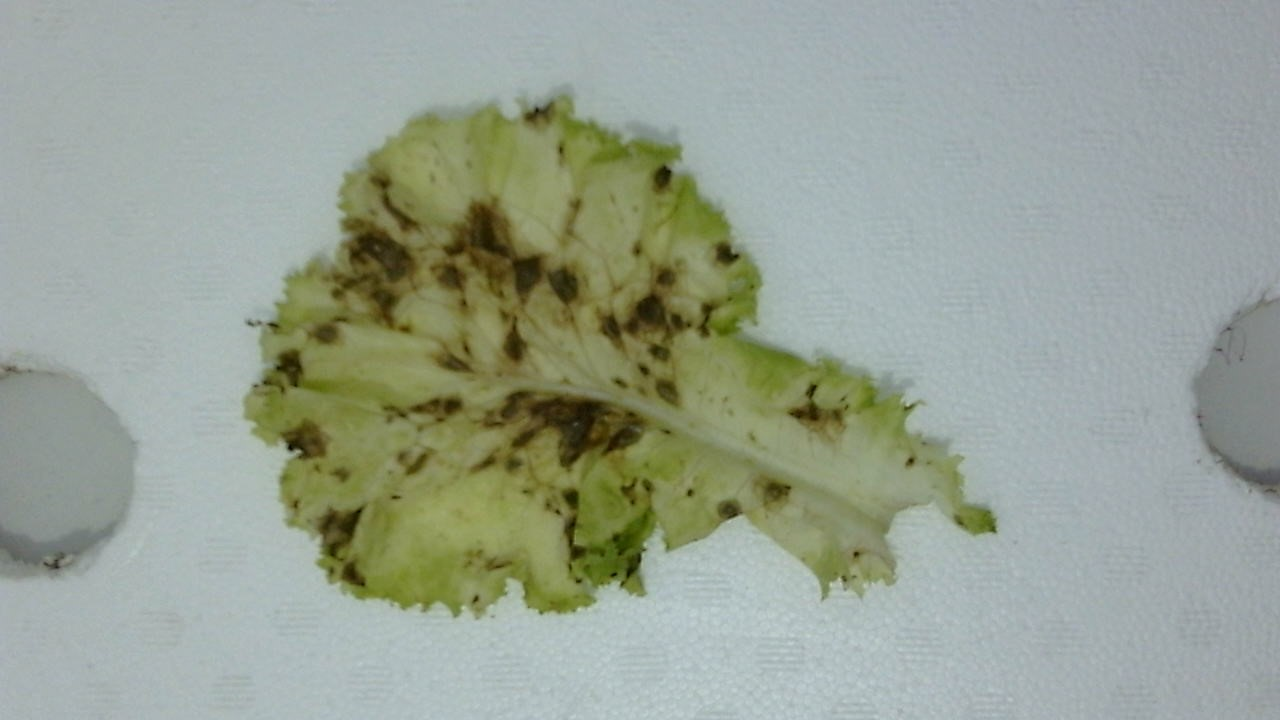
#> input picture Program/image1.jpg, 1280 x 720 px, given in place of the camera
$ python tesWithCamera2.py
#> lines starting #> are read from the running program, lines starting #| are printed output that depends on the picture; after the words box and inside, x2 and y2 are one past the last pixel; in counts of white or black regions, pixels touching at a corner belong together
import numpy as np
import cv2
import imutils

cap = cv2.VideoCapture(1)

while(True):
    # Capture frame-by-frame
    ret, frame = cap.read()
#> frame is the input picture: shape (720, 1280, 3); mean B, G, R 147.8, 161.4, 152

    # Our operations on the frame come here
    img = cv2.cvtColor(frame, cv2.IMREAD_COLOR)
    # from image
    # img = cv2.imread('colors.jpg', cv2.IMREAD_COLOR)

    # ================================================= #
    ## main code
    imgHSV = cv2.cvtColor(img, cv2.COLOR_BGR2HSV)
#> imgHSV: shape (720, 1280, 3); mean H, S, V 75, 44.6, 162.9

    batas_bawah = (10, 0, 0)
    batas_atas = (30, 255, 100)
    mask = cv2.inRange(imgHSV, batas_bawah, batas_atas)
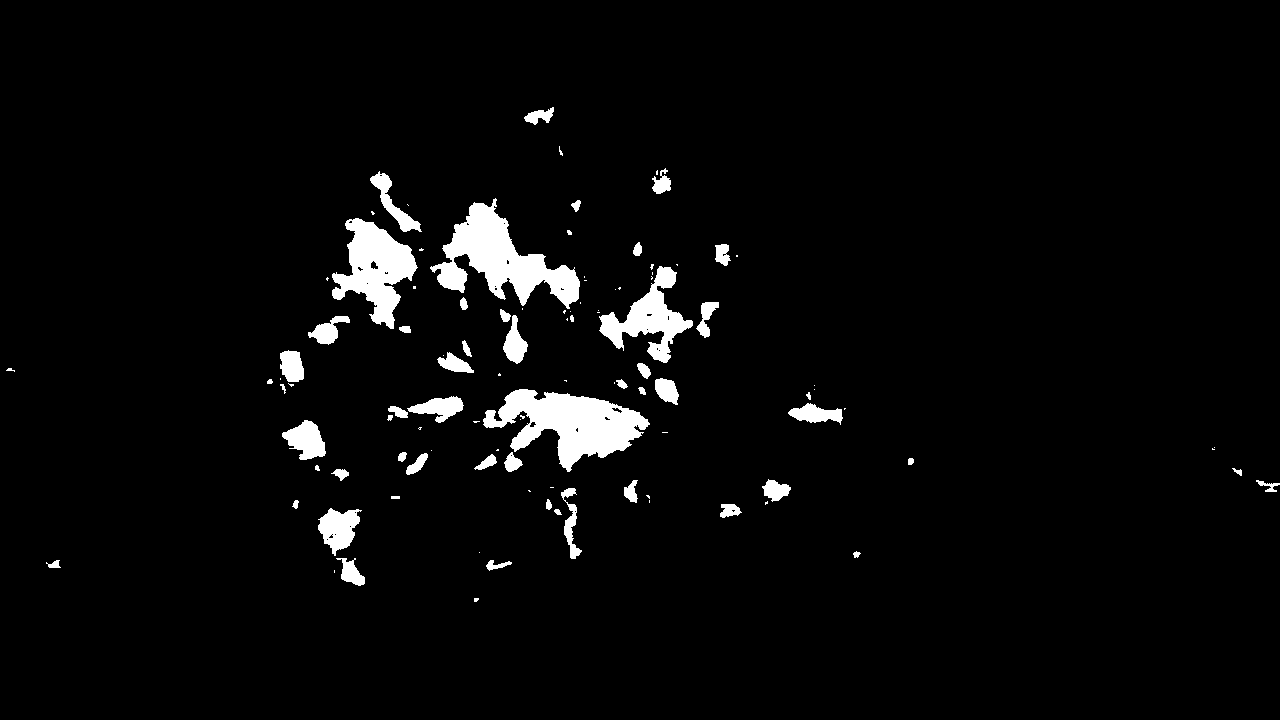
#> mask: shape (720, 1280); 3.7% white; 105 white regions (50 under 20 px)

    # membuat klasifikasi kontur berdasarkan mask
    cnts = cv2.findContours(mask.copy(), cv2.RETR_EXTERNAL,cv2.CHAIN_APPROX_SIMPLE)
#> cnts = 105 contours, 58 with area under 20; largest, box (x1, y1, x2, y2) and area: (483, 389, 650, 472) 6616, (430, 198, 580, 309) 6387, (332, 218, 418, 329) 4603, (599, 266, 693, 363) 3120, (318, 508, 362, 556) 1172
    cnts = imutils.grab_contours(cnts)
    for c in cnts:
        rect = cv2.boundingRect(c)
        # ukuran objek yang anggap tip burn
        if rect[2] < 50 or rect[3] < 50: continue
        x,y,w,h = rect
        cv2.rectangle(img,(x,y),(x+w,y+h),(255,255,255),2)
        cv2.putText(img,'Disease Detected',(x+w+10,y+h),0,0.5,(255,255,255),2)
#> this loop made 105 passes
#> rect on passes 1, 3, 4, 5, 6, 7, 8, 9: (474, 598, 5, 4), (486, 560, 26, 11), (46, 560, 15, 8), (336, 558, 29, 28), (479, 552, 1, 1), (853, 551, 8, 7), (554, 509, 8, 6), (318, 508, 44, 48)
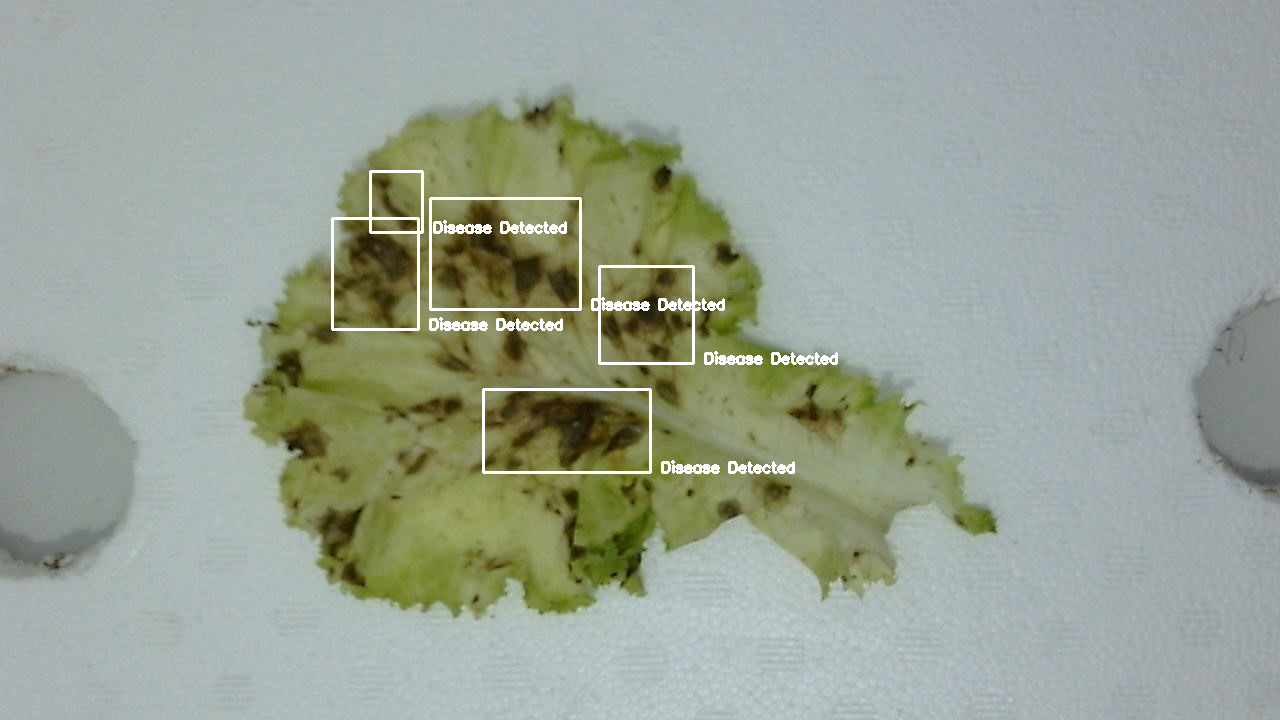
#> img: shape (720, 1280, 3); 1.18% of pixels changed, all inside (x1, y1, x2, y2) = (331, 170, 838, 474)

    # Display the resulting frame
    cv2.imshow('img', img)
    cv2.imshow("HSV mask", mask)

    if cv2.waitKey(1) & 0xFF == ord('q'):
#> (key q is pressed here)
        break

cv2.destroyAllWindows()

$ run again, on Program/image2.jpg
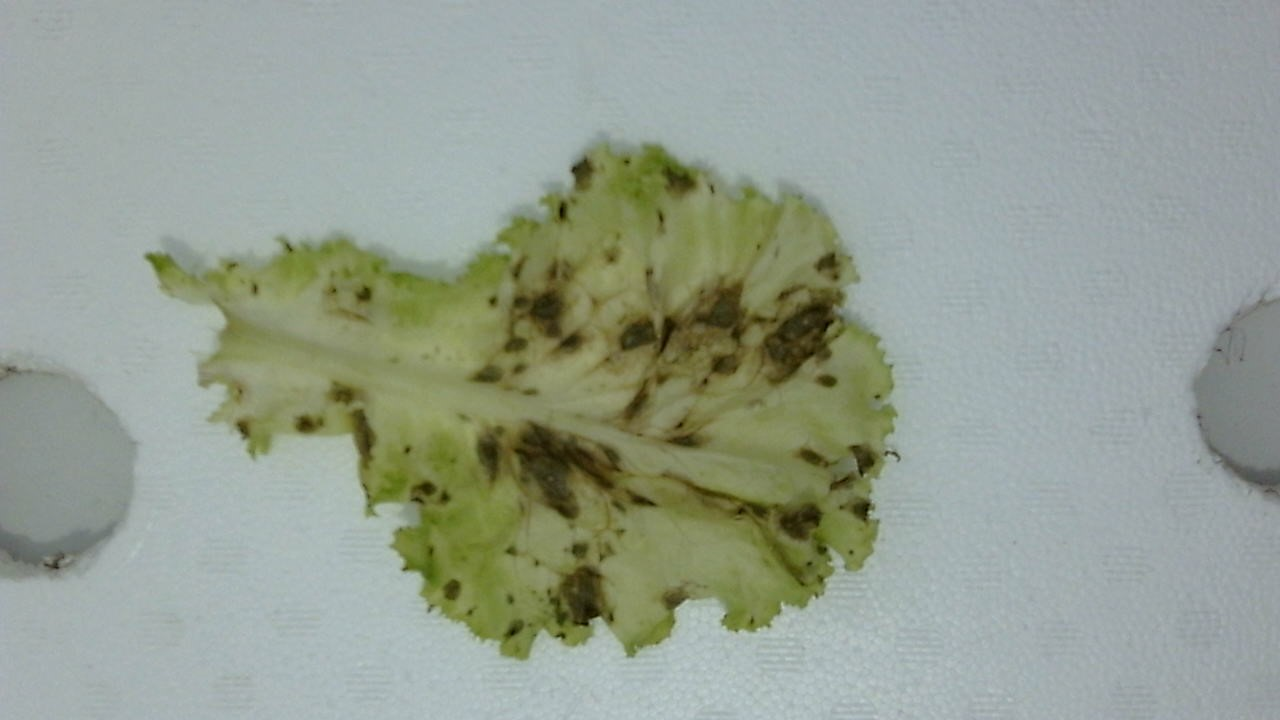
#> input picture Program/image2.jpg, 1280 x 720 px, given in place of the camera
#> frame is the input picture: shape (720, 1280, 3); mean B, G, R 145.6, 158.6, 148.9
#> imgHSV: shape (720, 1280, 3); mean H, S, V 74.8, 42.8, 159.8
#> `mask = cv2.inRange(imgHSV, batas_bawah, batas_atas)`:
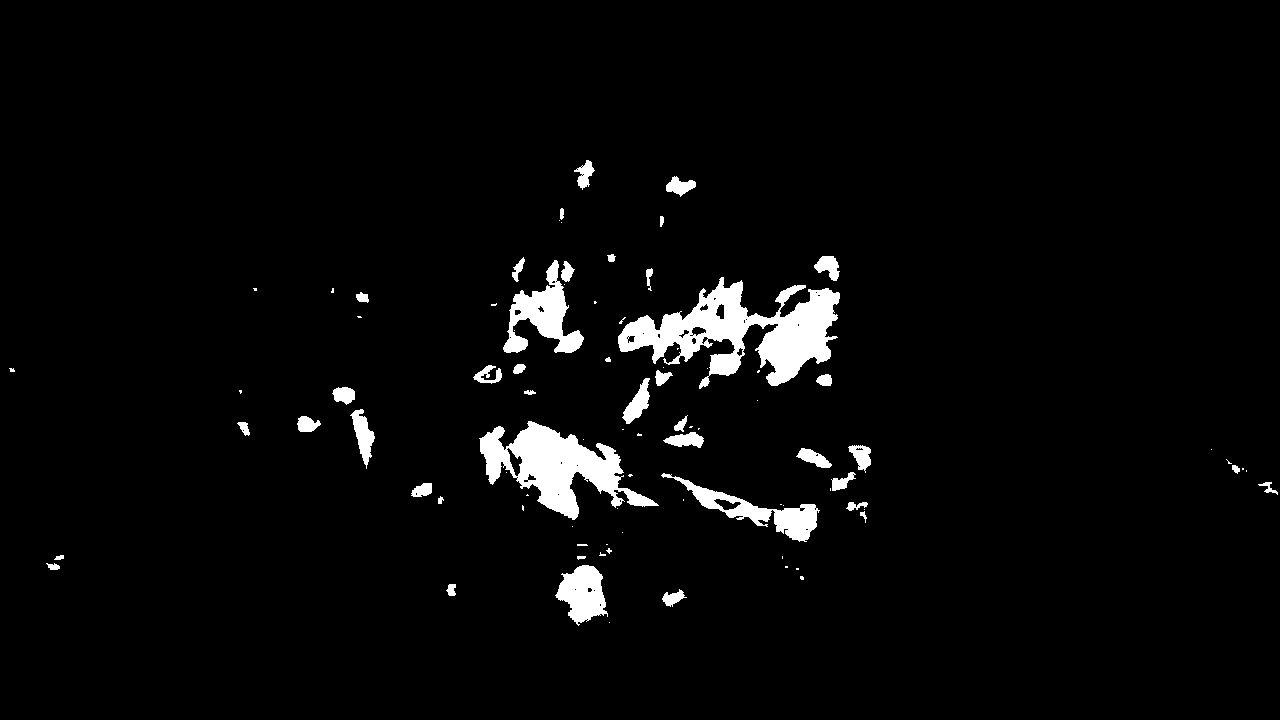
#> mask: shape (720, 1280); 3.6% white; 89 white regions (46 under 20 px)
#> cnts = 89 contours, 49 with area under 20; largest, box (x1, y1, x2, y2) and area: (618, 277, 840, 389) 10470, (479, 421, 659, 520) 7233, (503, 260, 584, 353) 2918, (661, 473, 820, 542) 2522, (555, 565, 608, 626) 1902
#> the loop `for c in cnts:` made 89 passes
#> rect on passes 1, 2, 3, 4, 8, 10, 11, 12: (609, 622, 1, 1), (662, 589, 25, 18), (446, 584, 10, 12), (800, 576, 4, 4), (46, 563, 14, 7), (577, 556, 9, 4), (54, 555, 10, 5), (599, 552, 7, 4)
#> after the loop `for c in cnts:`:
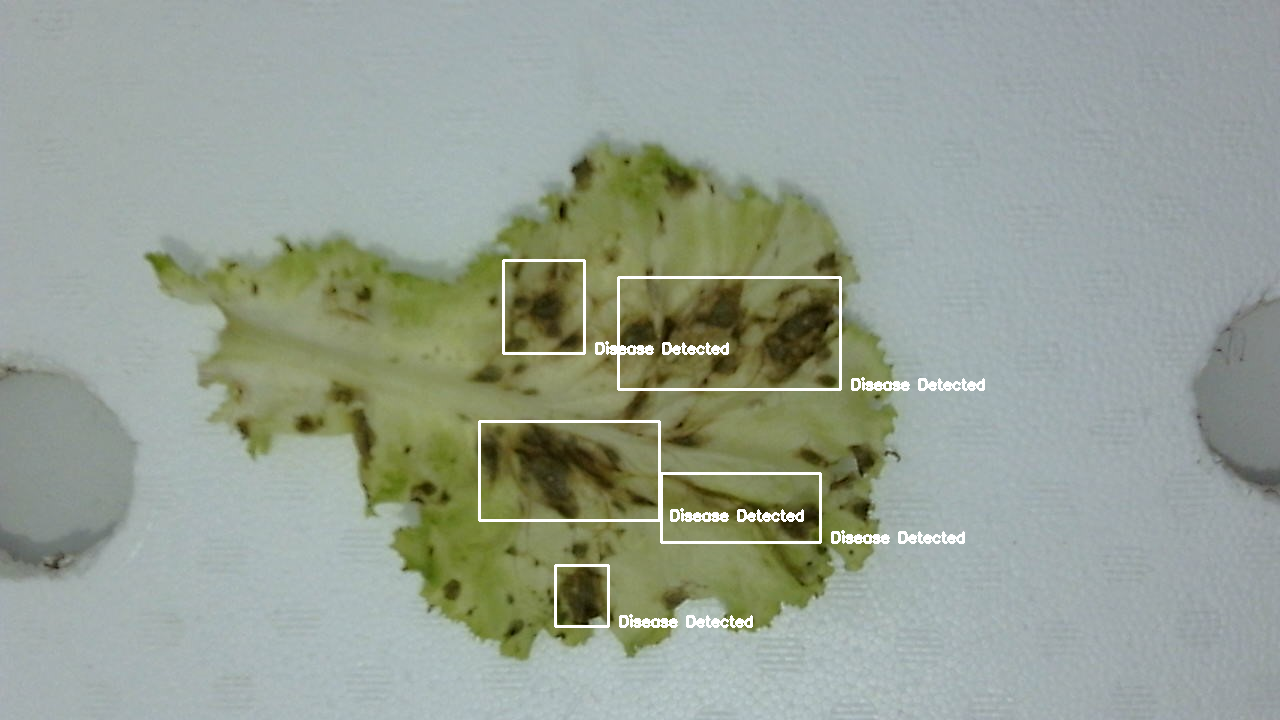
#> img: shape (720, 1280, 3); 1.26% of pixels changed, all inside (x1, y1, x2, y2) = (478, 259, 985, 628)

$ run again, on Program/image3.jpg
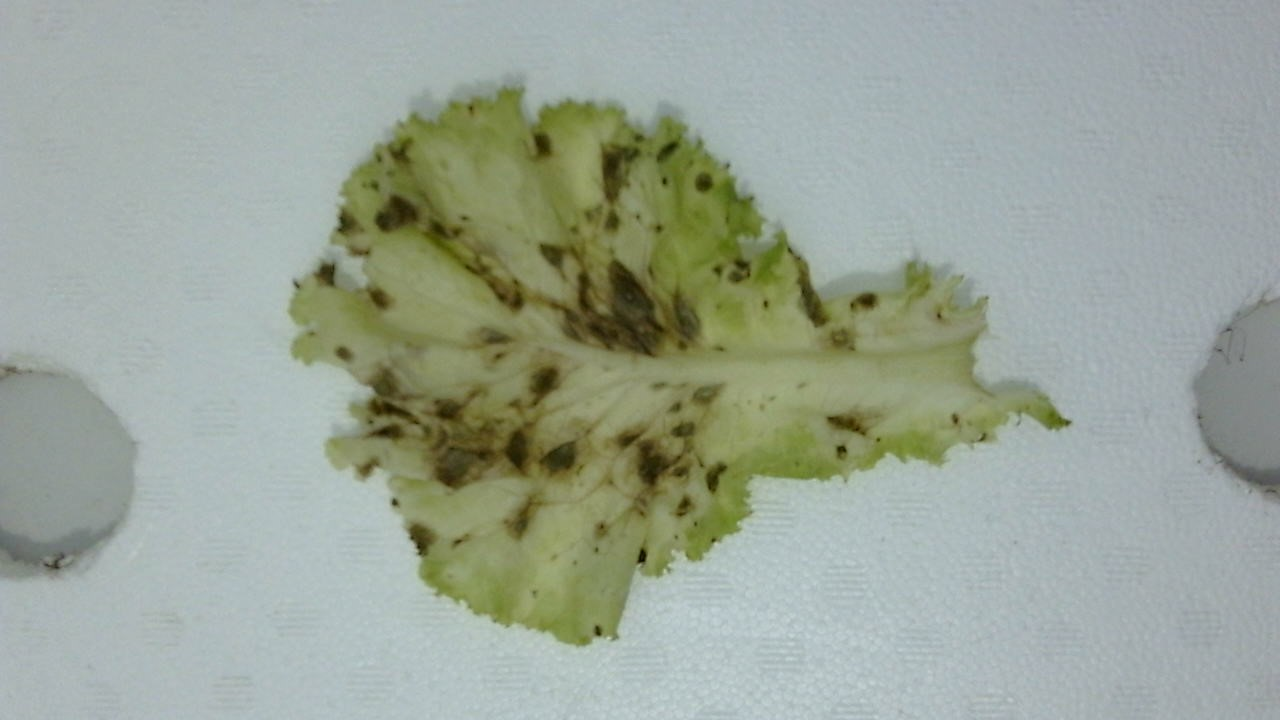
#> input picture Program/image3.jpg, 1280 x 720 px, given in place of the camera
#> frame is the input picture: shape (720, 1280, 3); mean B, G, R 151.9, 164.6, 154.8
#> imgHSV: shape (720, 1280, 3); mean H, S, V 75.1, 41.3, 165.9
#> `mask = cv2.inRange(imgHSV, batas_bawah, batas_atas)`:
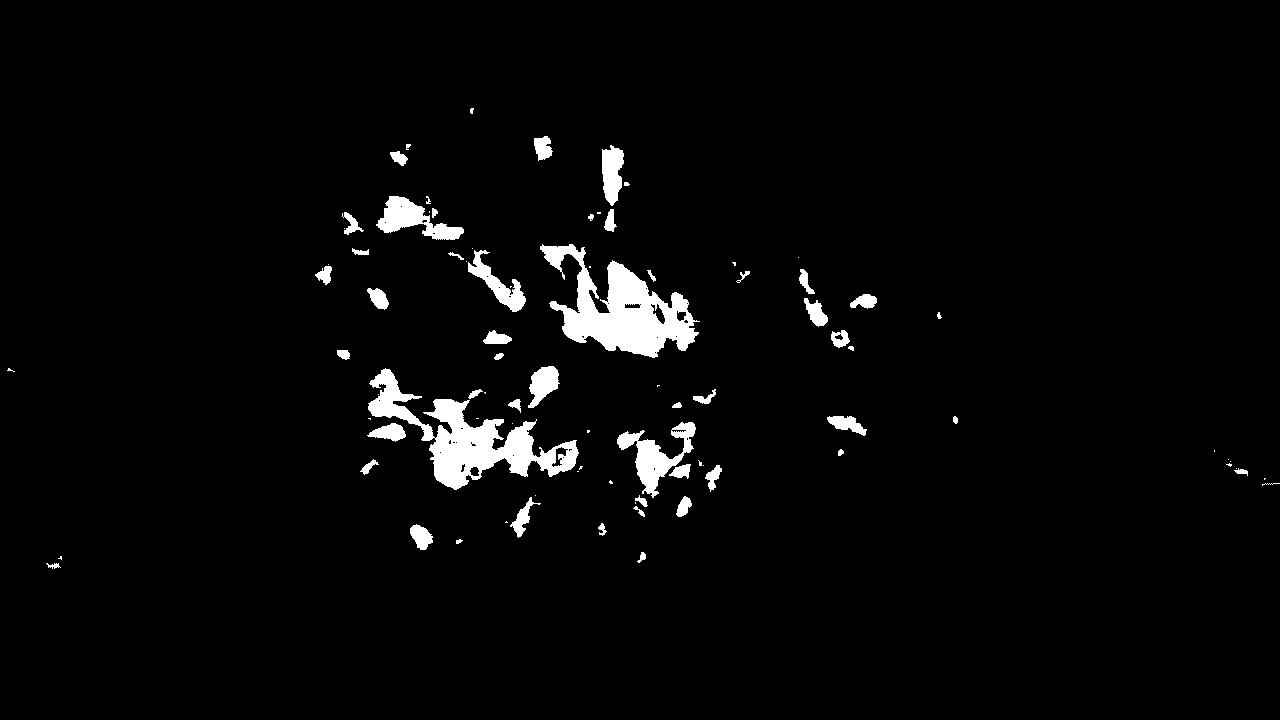
#> mask: shape (720, 1280); 3.1% white; 87 white regions (35 under 20 px)
#> cnts = 87 contours, 42 with area under 20; largest, box (x1, y1, x2, y2) and area: (540, 244, 700, 358) 7847, (368, 368, 579, 490) 7537, (617, 422, 696, 498) 1922, (376, 196, 464, 240) 1598, (468, 250, 526, 312) 1022
#> the loop `for c in cnts:` made 87 passes
#> rect on passes 1, 2, 3, 4, 5, 6, 8, 10: (46, 563, 15, 6), (58, 556, 4, 4), (637, 552, 9, 11), (456, 539, 7, 5), (410, 524, 23, 26), (598, 523, 9, 13), (633, 506, 12, 11), (510, 497, 31, 41)
#> after the loop `for c in cnts:`:
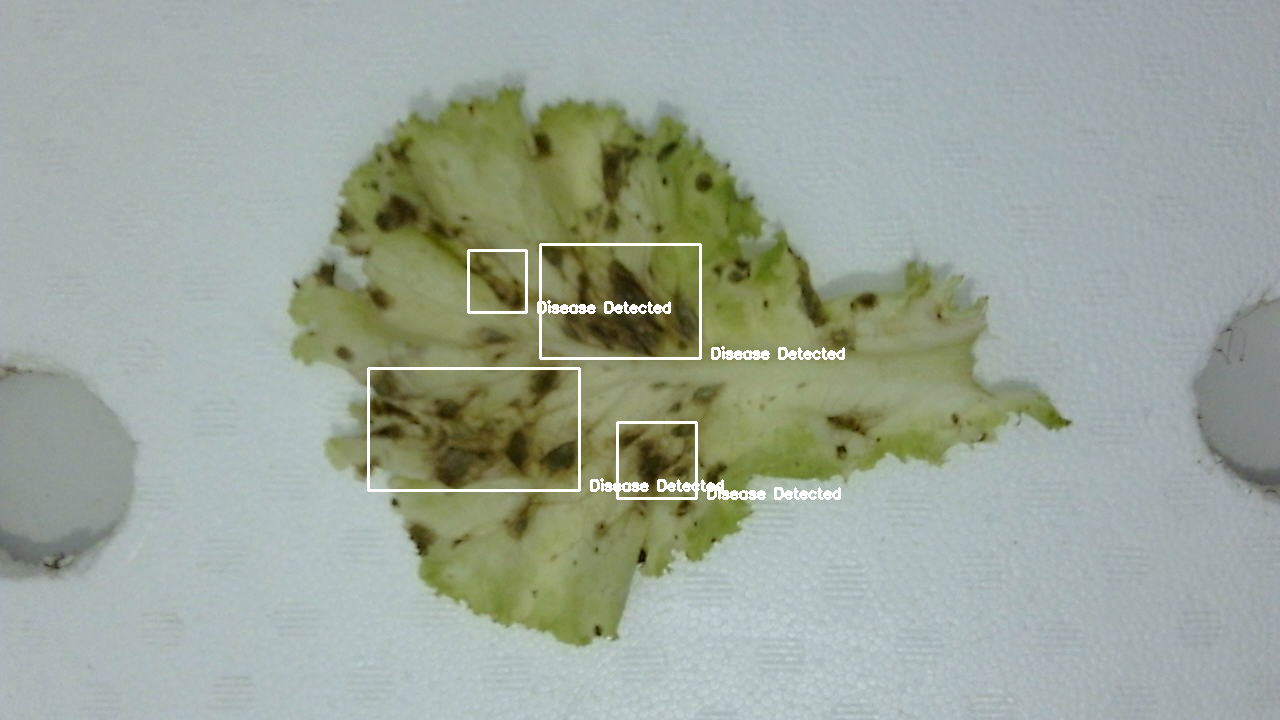
#> img: shape (720, 1280, 3); 0.99% of pixels changed, all inside (x1, y1, x2, y2) = (367, 243, 845, 500)
